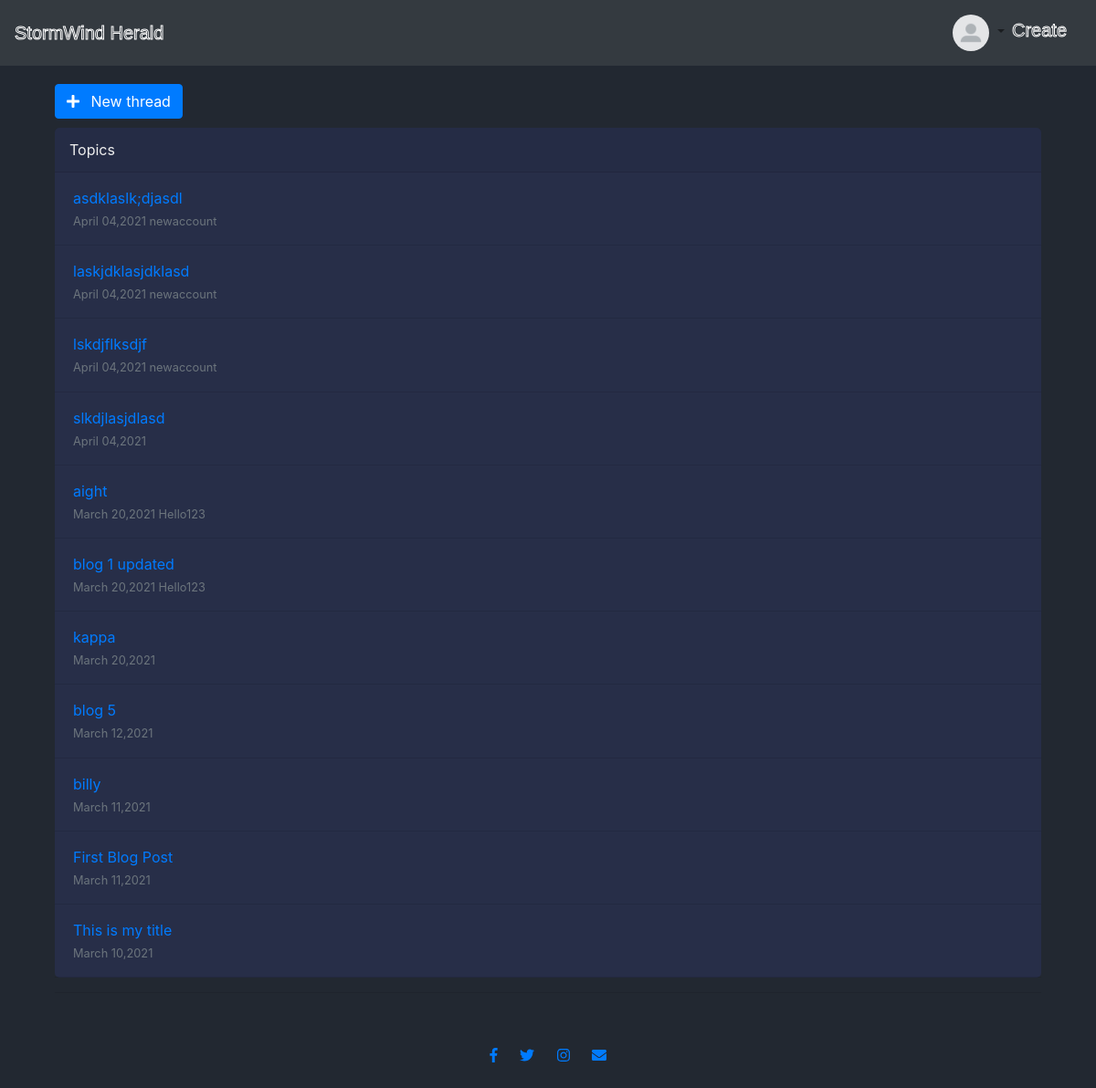
/Category/Community/ (signed in), run on an earlier commit of the app's database.
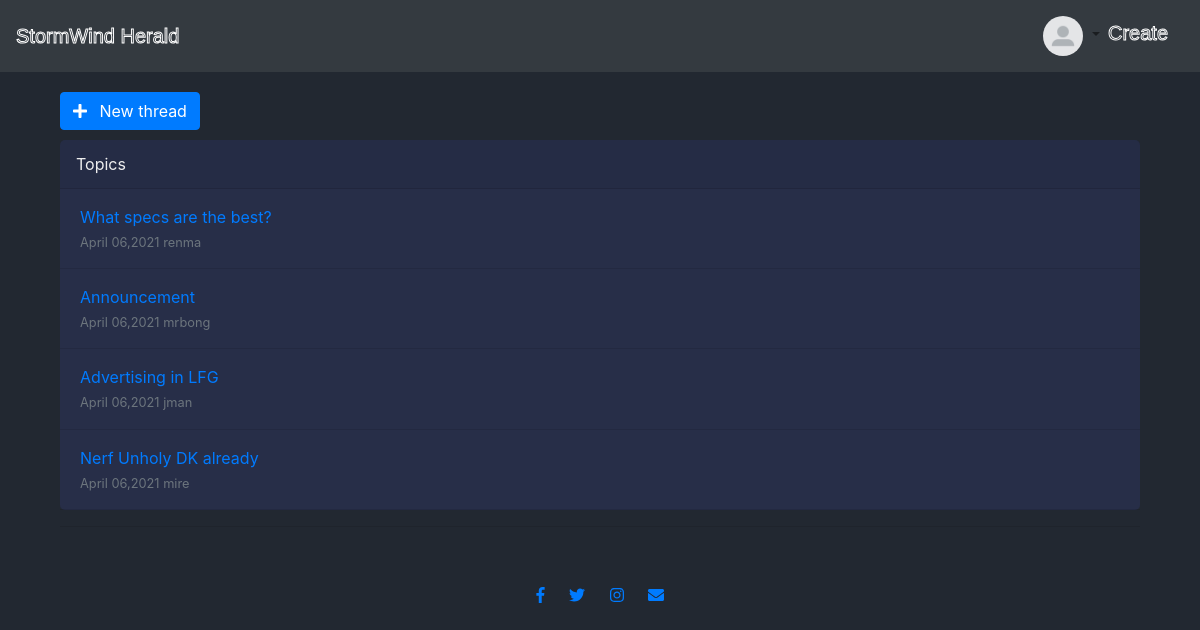
And on a later commit of the database.
### stormwind/models.py (models this page shows, shortened)
class Thread(models.Model):
	member = models.ForeignKey(User,on_delete=models.CASCADE)
	title = models.CharField(max_length=155)
	content = HTMLField(blank=True,null=True)
	date_created = models.DateTimeField(default=timezone.now)
	category = models.CharField(max_length=155)
	likes = models.ManyToManyField(User,related_name='likes')

### stormwind/views.py (the view)
# urls.py: path('Category/<str:category>/',views.Categories,name='categories'),
def Categories(request,category):
	category_objects = Thread.objects.filter(category=category).order_by('-id')
	if not category_objects:
		return HttpResponseNotFound('<h1>Page not found</h1>')
	else:
		category_objects = Thread.objects.filter(category=category).order_by('-id')
		return render(request,'stormwind/categories.html',{'cats':category,
										     'category_objects':category_objects})

### stormwind/templates/stormwind/categories.html (shortened to what this page needs)
{% extends "stormwind/base.html" %}
{% block content %}
<div class="container-fluid mt-100">
  <div class="d-flex flex-wrap justify-content-between">
    <div> <a href="{% url 'create-thread' %}" class="btn btn-shadow btn-wide btn-primary"> <span class="btn-icon-wrapper pr-2 opacity-7"> <i class="fa fa-plus fa-w-20"></i> </span> New thread </a> </div>
    <br>
    <br>
  </div>
  <div class="card mb-3">
    <div class="card-header pl-0 pr-0">
      <div class="row no-gutters w-100 align-items-center">
        <div class="col ml-3">Topics</div>
      </div>
    </div>
    {% for t in category_objects %}
    <div class="card-body py-3">
      <div class="row no-gutters align-items-center">
        <div class="col"> <a href="{% url 'detail-view' t.id %}" class="text-big" data-abc="true">
            {% if t.title|length > 40 %}
            {{ t.title|slice:":40"|safe}}
            {% else %}
            {{ t.title }}
            {% endif %}
          </a>
          <div class="text-muted small mt-1">{{ t.date_created|date:"F d,Y" }} <a href="javascript:void(0)" class="text-muted" data-abc="true">{{ t.member }}</a></div>
        </div>
      </div>
    </div>
    <hr class="m-0">
    {% endfor %}
  </div>
  <hr>
  {% endblock content %}

What changed in the data, as far as the page shows it:
removed Thread: title "asdklaslk;djasdl", date_created "April 04,2021", member "newaccount"
removed Thread: title "laskjdklasjdklasd", date_created "April 04,2021", member "newaccount"
removed Thread: title "lskdjflksdjf", date_created "April 04,2021", member "newaccount"
removed Thread: title "slkdjlasjdlasd", date_created "April 04,2021"
removed Thread: title "aight", date_created "March 20,2021", member "Hello123"
removed Thread: title "blog 1 updated", date_created "March 20,2021", member "Hello123"
removed Thread: title "kappa", date_created "March 20,2021"
removed Thread: title "blog 5", date_created "March 12,2021"
removed Thread: title "billy", date_created "March 11,2021"
removed Thread: title "First Blog Post", date_created "March 11,2021"
removed Thread: title "This is my title", date_created "March 10,2021"
added Thread: title "What specs are the best?", date_created "April 06,2021", member "renma"
added Thread: title "Announcement", date_created "April 06,2021", member "mrbong"
added Thread: title "Advertising in LFG", date_created "April 06,2021", member "jman"
added Thread: title "Nerf Unholy DK already", date_created "April 06,2021", member "mire"
